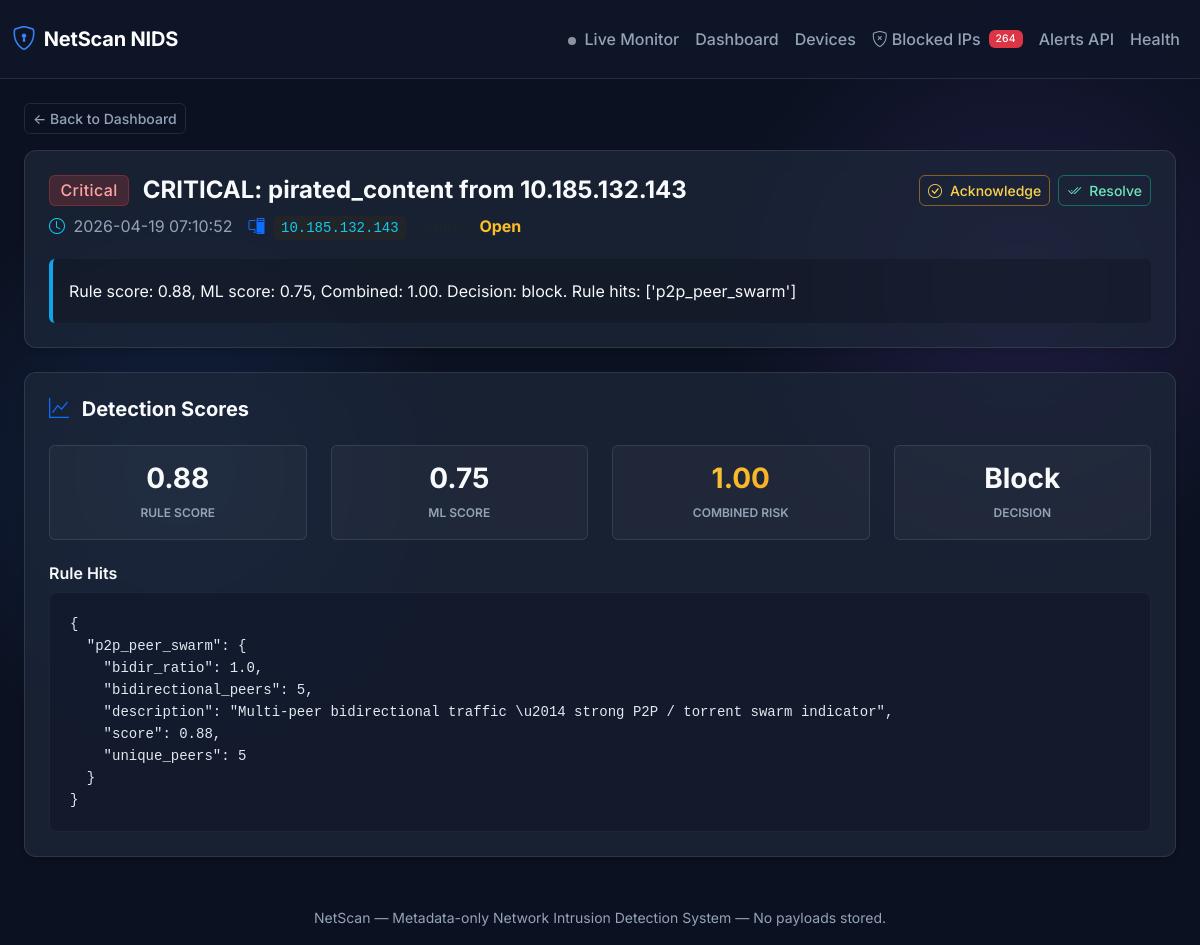
The page /alert/113 on the database its author committed.
### app/db/models.py (models this page shows)
class Base(DeclarativeBase):
    pass

class Alert(Base):
    __tablename__ = "alerts"
    id: Mapped[int] = mapped_column(Integer, primary_key=True, autoincrement=True)
    detection_id: Mapped[int | None] = mapped_column(ForeignKey("detections.id"), nullable=True, index=True)
    ai_assessment_id: Mapped[int | None] = mapped_column(
        ForeignKey("ai_assessments.id"), nullable=True, index=True
    )
    src_ip: Mapped[str] = mapped_column(String(64), index=True)
    window_start: Mapped[datetime] = mapped_column(DateTime, index=True)
    window_end: Mapped[datetime] = mapped_column(DateTime, index=True)
    title: Mapped[str] = mapped_column(String(200))
    summary: Mapped[str] = mapped_column(Text)
    severity: Mapped[str] = mapped_column(String(16))
    threat_type: Mapped[str] = mapped_column(String(64))
    status: Mapped[str] = mapped_column(String(16), default="open")  # open|acknowledged|resolved
    created_at: Mapped[datetime] = mapped_column(DateTime, default=datetime.utcnow)
    resolved_at: Mapped[datetime | None] = mapped_column(DateTime, nullable=True)
    detection: Mapped["Detection | None"] = relationship(back_populates="alerts")

### app/api/routes_dashboard.py (the view)
@router.get("/alert/{alert_id}", response_class=HTMLResponse)
def alert_detail_page(alert_id: int, request: Request, db: Session = Depends(get_db)):
    alert = db.query(Alert).filter(Alert.id == alert_id).first()
    detection = None
    ai = None
    if alert and alert.detection_id:
        detection = db.query(Detection).filter(Detection.id == alert.detection_id).first()
    if alert and alert.ai_assessment_id:
        ai = db.query(AIAssessment).filter(AIAssessment.id == alert.ai_assessment_id).first()
    return templates.TemplateResponse(
        request,
        "alert_detail.html",
        {
            "alert": alert,
            "detection": detection,
            "ai": ai,
        },
    )

### templates/alert_detail.html (shortened to what this page needs)
{% extends "base.html" %}
{% block content %}
{% if not alert %}
<div class="alert alert-danger">Alert not found.</div>
{% else %}
<a href="/" class="btn btn-outline-secondary btn-sm mb-3">← Back to Dashboard</a>
<div class="card p-4 mb-4 border-0">
    <div class="d-flex justify-content-between align-items-start mb-3">
        <div>
            <h4 class="fw-bold mb-2">
                <span class="badge badge-{{ alert.severity }} me-2 align-middle fs-6">{{ alert.severity|title }}</span>
                <span class="align-middle">{{ alert.title }}</span>
            </h4>
            <p class="text-secondary mb-1 d-flex align-items-center gap-3">
                <span><i class="bi bi-clock text-info me-1"></i> {{ alert.created_at.strftime('%Y-%m-%d %H:%M:%S')
                    }}</span>
                <span><i class="bi bi-pc-display text-primary me-1"></i> <code
                        class="bg-dark px-2 py-1 rounded text-info">{{ alert.src_ip }}</code></span>
                <span><span class="text-muted">Status:</span>
                    {% if alert.status == 'open' %}
                    <strong class="text-warning">Open</strong>
                    {% elif alert.status == 'acknowledged' %}
                    <strong class="text-info">Acknowledged</strong>
                    {% else %}
                    <strong class="text-success">Resolved</strong>
                    {% endif %}
                </span>
            </p>
        </div>
        <div class="d-flex gap-2">
            {% if alert.status == 'open' %}
            <button class="btn btn-sm btn-outline-warning d-flex align-items-center gap-2"
                onclick="patchStatus({{ alert.id }}, 'acknowledged')">
                <i class="bi bi-check-circle"></i> Acknowledge
            </button>
            <button class="btn btn-sm btn-outline-success d-flex align-items-center gap-2"
                onclick="patchStatus({{ alert.id }}, 'resolved')">
                <i class="bi bi-check2-all"></i> Resolve
            </button>
            {% elif alert.status == 'acknowledged' %}
            <button class="btn btn-sm btn-outline-success d-flex align-items-center gap-2"
                onclick="patchStatus({{ alert.id }}, 'resolved')">
                <i class="bi bi-check2-all"></i> Resolve
            </button>
            {% endif %}
        </div>
    </div>
    <div class="p-3 rounded" style="background: rgba(0,0,0,0.2); border-left: 4px solid var(--accent-info);">
        <p class="mb-0 text-light lh-lg">{{ alert.summary }}</p>
    </div>
</div>
{% if detection %}
<div class="card p-4 mb-4 border-0">
    <h5 class="fw-bold mb-4"><i class="bi bi-graph-up text-primary me-2"></i> Detection Scores</h5>
    <div class="row g-4">
        <div class="col-md-3">
            <div class="p-3 rounded text-center h-100"
                style="background: rgba(255,255,255,0.03); border: 1px solid var(--border-light);">
                <h3 class="mb-1 fw-bold text-gradient-primary">{{ '%.2f'|format(detection.rule_score) }}</h3>
                <small class="text-secondary text-uppercase fw-semibold tracking-wide" style="font-size: 0.75rem;">Rule
                    Score</small>
            </div>
        </div>
        <div class="col-md-3">
            <div class="p-3 rounded text-center h-100"
                style="background: rgba(255,255,255,0.03); border: 1px solid var(--border-light);">
                <h3 class="mb-1 fw-bold text-gradient-primary">{{ '%.2f'|format(detection.ml_score) }}</h3>
                <small class="text-secondary text-uppercase fw-semibold tracking-wide" style="font-size: 0.75rem;">ML
                    Score</small>
            </div>
        </div>
        <div class="col-md-3">
            <div class="p-3 rounded text-center h-100"
                style="background: rgba(255,255,255,0.03); border: 1px solid var(--border-light);">
                <h3 class="mb-1 fw-bold text-gradient-high">{{ '%.2f'|format(detection.combined_risk) }}</h3>
                <small class="text-secondary text-uppercase fw-semibold tracking-wide"
                    style="font-size: 0.75rem;">Combined Risk</small>
            </div>
        </div>
        <div class="col-md-3">
            <div class="p-3 rounded text-center h-100"
                style="background: rgba(255,255,255,0.03); border: 1px solid var(--border-light);">
                <h3 class="mb-1 fw-bold text-gradient-info text-capitalize">{{ detection.decision }}</h3>
                <small class="text-secondary text-uppercase fw-semibold tracking-wide"
                    style="font-size: 0.75rem;">Decision</small>
            </div>
        </div>
    </div>
    {% if detection.rule_hits %}
    <h6 class="mt-4 fw-semibold">Rule Hits</h6>
    <pre class="mb-0"><code>{{ detection.rule_hits | tojson(indent=2) }}</code></pre>
    {% endif %}
</div>
{% endif %}
{% endif %}
{% endblock %}

### static/style.css (style rules this page uses)
:root { --bg-base: #0b1120; --bg-surface: rgba(30, 41, 59, 0.7); --bg-surface-hover: rgba(51, 65, 85, 0.8); --border-light: rgba(255, 255, 255, 0.1); --text-main: #f8fafc; --text-muted: #94a3b8; --accent-primary: #3b82f6; --accent-critical: #ef4444; --accent-high: #f59e0b; --accent-medium: #8b5cf6; --accent-low: #10b981; --accent-info: #0ea5e9; }
body { background-color: var(--bg-base); background-image: radial-gradient(circle at 15% 50%, rgba(59, 130, 246, 0.15), transparent 25%), radial-gradient(circle at 85% 30%, rgba(139, 92, 246, 0.15), transparent 25%); background-attachment: fixed; color: var(--text-main); font-family: 'Inter', -apple-system, BlinkMacSystemFont, "Segoe UI", Roboto, "Helvetica Neue", Arial, sans-serif; -webkit-font-smoothing: antialiased; }
.card, .stat-card { background: var(--bg-surface) !important; backdrop-filter: blur(12px); -webkit-backdrop-filter: blur(12px); border: 1px solid var(--border-light) !important; border-radius: 12px; box-shadow: 0 4px 6px -1px rgba(0, 0, 0, 0.1), 0 2px 4px -1px rgba(0, 0, 0, 0.06); transition: transform 0.2s ease, box-shadow 0.2s ease, background 0.2s ease; }
h1, h2, h3, h4, h5, h6 { font-weight: 600; color: var(--text-main); }
a { color: var(--accent-primary); text-decoration: none; transition: opacity 0.2s ease; }
.badge { padding: 0.4em 0.65em; font-weight: 500; letter-spacing: 0.025em; border-radius: 6px; }
.badge-critical { background-color: rgba(239, 68, 68, 0.2); color: #fca5a5; border: 1px solid rgba(239, 68, 68, 0.3); }
.btn { font-weight: 500; border-radius: 6px; transition: all 0.2s ease; }
.btn-outline-warning { color: #fcd34d; border-color: rgba(245, 158, 11, 0.5); }
.btn-outline-success { color: #6ee7b7; border-color: rgba(16, 185, 129, 0.5); }
.btn-outline-secondary { color: var(--text-muted); border-color: var(--border-light); }
pre { background: rgba(15, 23, 42, 0.6) !important; border: 1px solid rgba(255, 255, 255, 0.05); color: #e2e8f0 !important; font-family: 'JetBrains Mono', 'Fira Code', monospace; font-size: 0.875rem; border-radius: 8px !important; padding: 1.25rem !important; }
.text-gradient-high { background: linear-gradient(135deg, #fcd34d, #f59e0b); -webkit-background-clip: text; -webkit-text-fill-color: transparent; }
.text-warning { color: #fbbf24 !important; }
.text-secondary { color: var(--text-muted) !important; }

### rows shown on the page
Alert: severity "Critical", title "CRITICAL: pirated_content from 10.185.132.143", created_at "2026-04-19 07:10:52", src_ip "10.185.132.143", summary "Rule score: 0.88, ML score: 0.75, Combined: 1.00. Decision: block. Rule hits: ['p2p_peer_swarm']"

### other values the page prints
{{ '%.2f'|format(detection.rule_score) }} "0.88"
{{ '%.2f'|format(detection.ml_score) }} "0.75"
{{ '%.2f'|format(detection.combined_risk) }} "1.00"
{{ detection.decision }} "Block"
{{ detection.rule_hits | tojson(indent=2) }} "{ \"p2p_peer_swarm\": { \"bidir_ratio\": 1.0, \"bidirectional_peers\": 5, \"description\": \"Multi-peer bidirectional traffic \\u2014 strong P2P / torrent swarm indicator\", \"score\": 0.88, \"unique_peers\": 5 } }"
